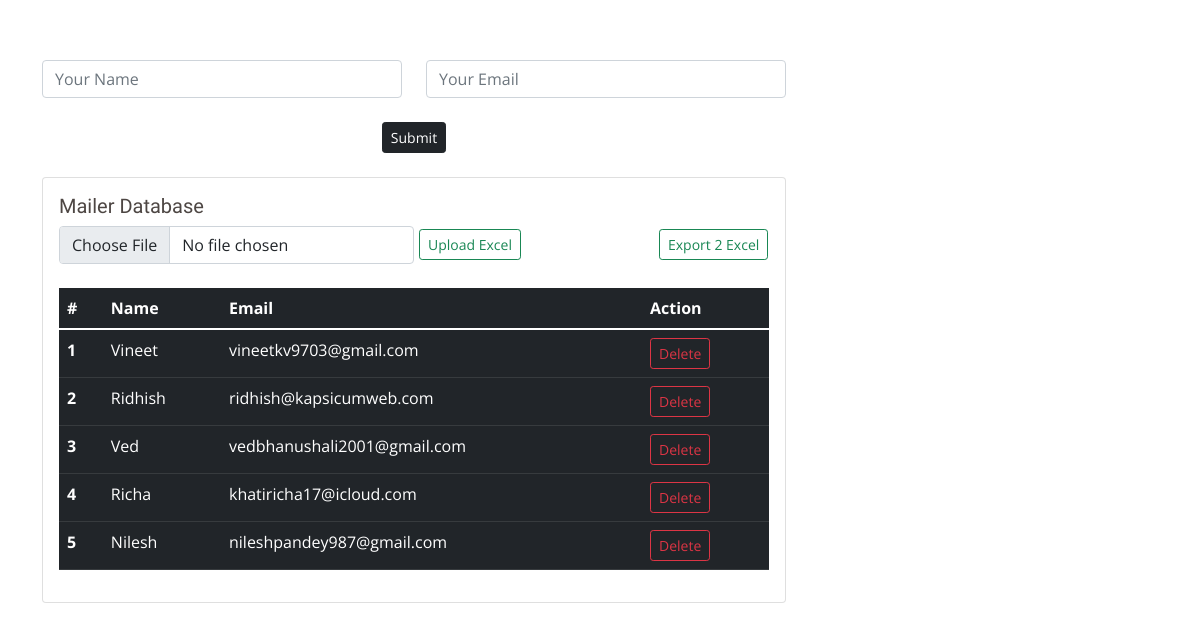
/maildb, run on an earlier commit of the app's database.
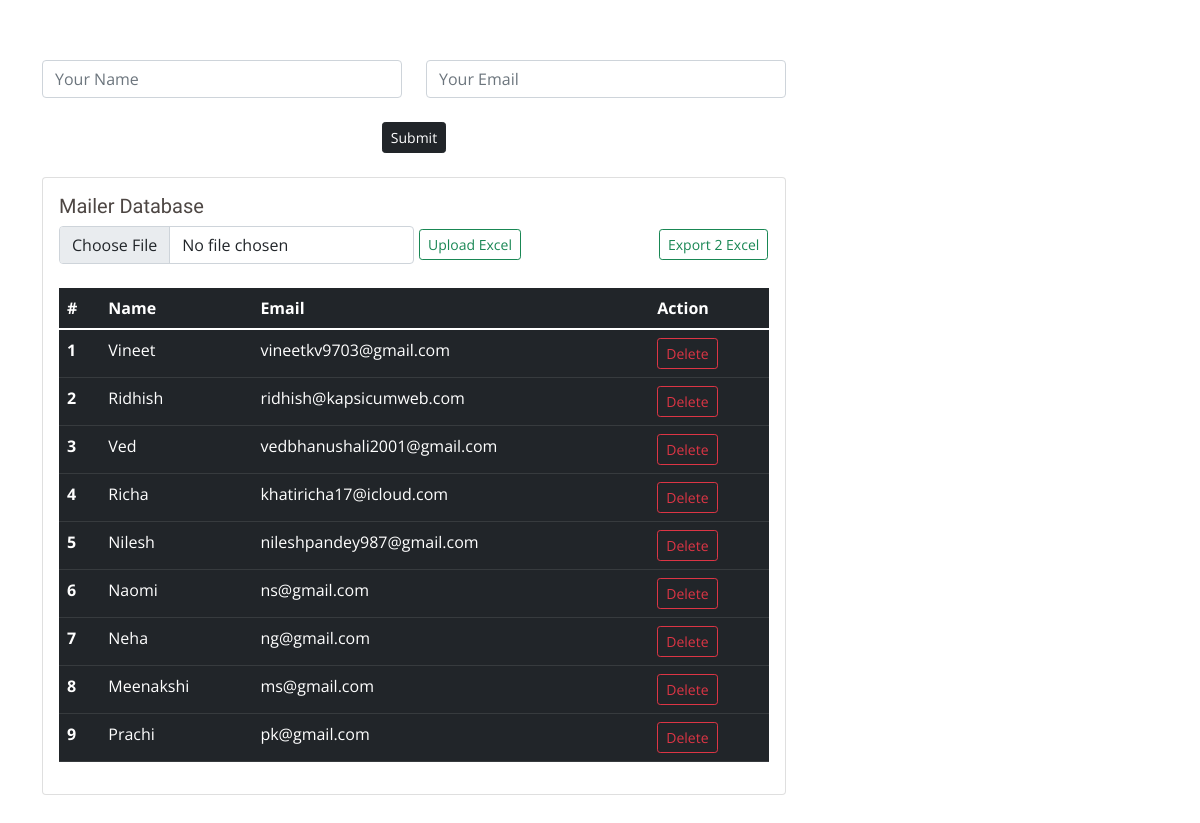
And on a later commit of the database.
### models.py (models this page shows)
class Maildb(db.Model):
    id = db.Column(db.Integer, primary_key=True)
    mdb_name = db.Column(db.String)
    mdb_email = db.Column(db.String)

### app.py (the view)
@app.route('/maildb', methods=["GET", "POST"])
def maildata():
    if settings.request.method == "POST":
        mdb_name = settings.request.form['mdb_name']
        mdb_email = settings.request.form['mdb_email']
        information = models.Maildb(mdb_name=mdb_name, mdb_email=mdb_email)
        db.session.add(information)
        db.session.commit()
    fetch = models.Maildb.query.all()
    return settings.render_template('maildb.html', getinfo=fetch)

### templates/maildb.html (shortened to what this page needs)
<!DOCTYPE html>
<html lang="en">
  <head>
    <link
      href="static/assets/vendor/animate.css/animate.min.css"
      rel="stylesheet"
    />
    <link href="static/assets/vendor/aos/aos.css" rel="stylesheet" />
    <link
      href="static/assets/vendor/bootstrap/css/bootstrap.min.css"
      rel="stylesheet"
    />
    <link
      href="static/assets/vendor/bootstrap-icons/bootstrap-icons.css"
      rel="stylesheet"
    />
    <link
      href="static/assets/vendor/boxicons/css/boxicons.min.css"
      rel="stylesheet"
    />
    <link
      href="static/assets/vendor/glightbox/css/glightbox.min.css"
      rel="stylesheet"
    />
    <link
      href="static/assets/vendor/swiper/swiper-bundle.min.css"
      rel="stylesheet"
    />
    <link href="static/assets/css/style.css" rel="stylesheet" />
  </head>
  <body>
    <main id="main">
      <section id="contact" class="contact">
        <div class="container">
          <div class="col-lg-8">
            <form action="/maildb" role="form" method="post">
              <div class="row">
                <div class="col-md-6 form-group">
                  <input
                    type="text"
                    name="mdb_name"
                    class="form-control"
                    id="name"
                    placeholder="Your Name"
                    required
                  />
                </div>
                <div class="col-md-6 form-group mt-3 mt-md-0">
                  <input
                    type="text"
                    class="form-control"
                    name="mdb_email"
                    id="email"
                    placeholder="Your Email"
                    required
                  />
                </div>
              </div>
              <br />
              <div class="text-center">
                <button class="btn btn-dark btn-sm" type="submit">
                  Submit
                </button>
              </div>
            </form>
          </div>
          <br />
          <div class="col-lg-8">
            <div class="card">
              <div class="card-body">
                <h5 class="card-title">Mailer Database</h5>
                <form
                  action="/uploaddb"
                  method="post"
                  enctype="multipart/form-data"
                >
                  <div class="col-md-6 form-group">
                    <input
                      type="file"
                      name="mail_db"
                      class="form-control"
                      id="name"
                      placeholder="Upload File"
                      required
                    />
                  </div>
                  <input
                    type="submit"
                    class="btn btn-outline-success btn-sm"
                    value="Upload Excel"
                    style="float: left; margin-left: 360px; margin-top: -35px"
                  />
                </form>
                <form
                  action="/downdb"
                  method="post"
                  enctype="multipart/form-data"
                >
                  <div class="col-md-6 form-group">
                    <input
                      type="submit"
                      class="btn btn-outline-success btn-sm"
                      value="Export 2 Excel"
                      style="float: left; margin-left: 600px; margin-top: -35px"
                    />
                  </div>
                </form>
                <br />
                <table class="table table-dark">
                  <thead>
                    <tr>
                      <th scope="col">#</th>
                      <th scope="col">Name</th>
                      <th scope="col">Email</th>
                      <th scope="col">Action</th>
                    </tr>
                  </thead>
                  <tbody>
                    {% for i in getinfo %}
                    <tr>
                      <th scope="row">{{loop.index}}</th>
                      <td>{{i.mdb_name}}</td>
                      <td>{{i.mdb_email}}</td>
                      <td>
                        <a
                          href="delmdb/{{i.id}}"
                          class="btn btn-outline-danger btn-sm"
                          >Delete</a
                        >
                      </td>
                    </tr>
                    {% endfor %}
                  </tbody>
                </table>
              </div>
            </div>
          </div>
        </div>
      </section>
    </main>
  </body>
</html>

### static/assets/css/style.css (style rules this page uses)
body { font-family: "Open Sans", sans-serif; color: #4d4643; }
a { color: #f03c02; text-decoration: none; }
h1, h2, h3, h4, h5, h6 { font-family: "Muli", sans-serif; }
section { padding: 60px 0; overflow: hidden; }

What changed in the data, as far as the page shows it:
added Maildb: mdb_name "Naomi", mdb_email "ns@gmail.com"
added Maildb: mdb_name "Neha", mdb_email "ng@gmail.com"
added Maildb: mdb_name "Meenakshi", mdb_email "ms@gmail.com"
added Maildb: mdb_name "Prachi", mdb_email "pk@gmail.com"
